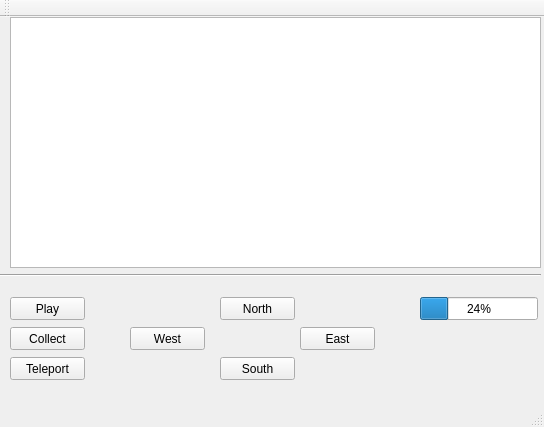
<?xml version="1.0" encoding="UTF-8"?>
<ui version="4.0">
 <class>MainWindow</class>
 <widget class="QMainWindow" name="MainWindow">
  <property name="geometry">
   <rect>
    <x>0</x>
    <y>0</y>
    <width>544</width>
    <height>427</height>
   </rect>
  </property>
  <property name="windowTitle">
   <string>MainWindow</string>
  </property>
  <widget class="QWidget" name="centralWidget">
   <widget class="QPushButton" name="collect">
    <property name="geometry">
     <rect>
      <x>10</x>
      <y>310</y>
      <width>75</width>
      <height>23</height>
     </rect>
    </property>
    <property name="text">
     <string>Collect</string>
    </property>
   </widget>
   <widget class="QPushButton" name="north">
    <property name="geometry">
     <rect>
      <x>220</x>
      <y>280</y>
      <width>75</width>
      <height>23</height>
     </rect>
    </property>
    <property name="text">
     <string>North</string>
    </property>
   </widget>
   <widget class="QPushButton" name="west">
    <property name="geometry">
     <rect>
      <x>130</x>
      <y>310</y>
      <width>75</width>
      <height>23</height>
     </rect>
    </property>
    <property name="text">
     <string>West</string>
    </property>
   </widget>
   <widget class="QPushButton" name="east">
    <property name="geometry">
     <rect>
      <x>300</x>
      <y>310</y>
      <width>75</width>
      <height>23</height>
     </rect>
    </property>
    <property name="text">
     <string>East</string>
    </property>
   </widget>
   <widget class="QPushButton" name="south">
    <property name="geometry">
     <rect>
      <x>220</x>
      <y>340</y>
      <width>75</width>
      <height>23</height>
     </rect>
    </property>
    <property name="text">
     <string>South</string>
    </property>
   </widget>
   <widget class="QProgressBar" name="status">
    <property name="geometry">
     <rect>
      <x>420</x>
      <y>280</y>
      <width>118</width>
      <height>23</height>
     </rect>
    </property>
    <property name="value">
     <number>24</number>
    </property>
   </widget>
   <widget class="Line" name="line">
    <property name="geometry">
     <rect>
      <x>0</x>
      <y>250</y>
      <width>541</width>
      <height>16</height>
     </rect>
    </property>
    <property name="orientation">
     <enum>Qt::Horizontal</enum>
    </property>
   </widget>
   <widget class="QPushButton" name="teleport">
    <property name="geometry">
     <rect>
      <x>10</x>
      <y>340</y>
      <width>75</width>
      <height>23</height>
     </rect>
    </property>
    <property name="text">
     <string>Teleport</string>
    </property>
   </widget>
   <widget class="QPushButton" name="play">
    <property name="geometry">
     <rect>
      <x>10</x>
      <y>280</y>
      <width>75</width>
      <height>23</height>
     </rect>
    </property>
    <property name="text">
     <string>Play</string>
    </property>
   </widget>
   <widget class="QTextBrowser" name="textBrowser">
    <property name="geometry">
     <rect>
      <x>10</x>
      <y>0</y>
      <width>531</width>
      <height>251</height>
     </rect>
    </property>
   </widget>
  </widget>
  <widget class="QMenuBar" name="menuBar">
   <property name="geometry">
    <rect>
     <x>0</x>
     <y>0</y>
     <width>544</width>
     <height>21</height>
    </rect>
   </property>
  </widget>
  <widget class="QToolBar" name="mainToolBar">
   <attribute name="toolBarArea">
    <enum>TopToolBarArea</enum>
   </attribute>
   <attribute name="toolBarBreak">
    <bool>false</bool>
   </attribute>
  </widget>
  <widget class="QStatusBar" name="statusBar"/>
 </widget>
 <layoutdefault spacing="6" margin="11"/>
 <resources/>
 <connections/>
</ui>
